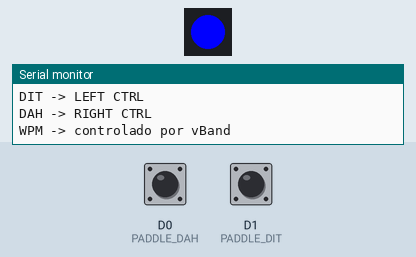
The sketch below on a simulated Seeed XIAO (SAMD21). Shown: 1 RGB LEDs in strip order, left to right, the last lines printed to the serial monitor. The test bench sets the inputs (shaded band); at power-on: D0 (PADDLE_DAH) HIGH, D1 (PADDLE_DIT) HIGH. USB keyboard and mouse output is not drawn.

Above: at 1.5 s.
1.6 s: D0 (PADDLE_DAH) pulled LOW for 0.15 s
At 1.67 s:
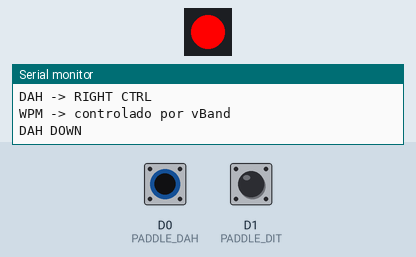
3.2 s: D1 (PADDLE_DIT) pulled LOW for 0.15 s
At 3.27 s:
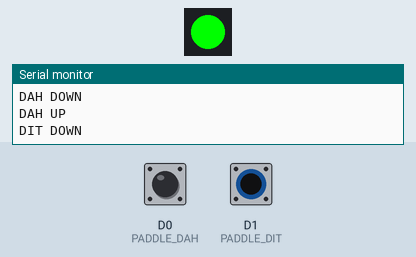
4.8 s: D1 (PADDLE_DIT) pulled LOW for 3.2 s
At 8.5 s:
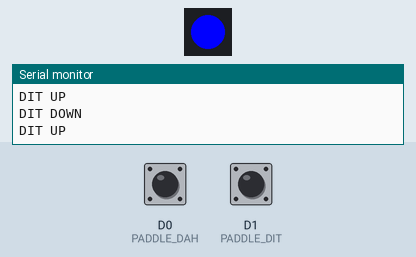
9.5 s: D0 (PADDLE_DAH) pulled LOW for 3.2 s
At 10.8 s:
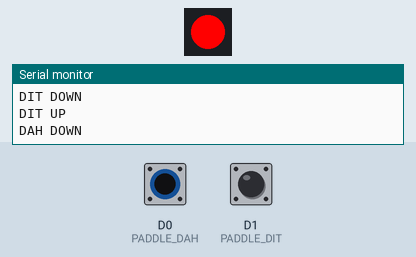
14.2 s: D0 (PADDLE_DAH) driven LOW and D1 (PADDLE_DIT) driven LOW
At 15.6 s:
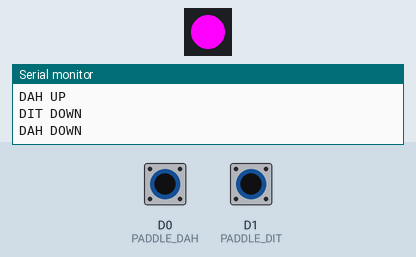
Timing chart, 0 to 16.7 s (numbered marks = the images above; inputs shaded):
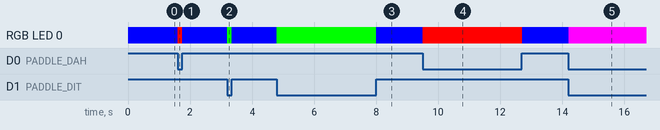

The sketch:

Morse-vBand.ino
```cpp
#include <Adafruit_NeoPixel.h>
#include <Keyboard.h>

// =====================================================
// Morse-vBand
// Seeed Studio XIAO RP2040 + Putikeeg
//
// TRRS:
//   TIP    -> D0  -> Paddle DERECHO  -> DAH
//   RING1  -> D1  -> Paddle IZQUIERDO -> DIT
//   RING2  -> GND
//   SLEEVE -> Sin conectar
//
// USB HID:
//   IZQUIERDO -> LEFT CTRL
//   DERECHO   -> RIGHT CTRL
//
// El WPM, keyer e iambic son controlados por vBand/app.
// =====================================================


// ---------- PADDLES ----------
constexpr uint8_t PADDLE_DIT = D1;
constexpr uint8_t PADDLE_DAH = D0;


// ---------- RGB XIAO RP2040 ----------
constexpr uint8_t RGB_POWER = 11;
constexpr uint8_t RGB_DATA  = 12;

Adafruit_NeoPixel rgb(
  1,
  RGB_DATA,
  NEO_GRB + NEO_KHZ800
);


// ---------- DEBOUNCE ----------
constexpr uint32_t DEBOUNCE_MS = 2;


// ---------- ESTADOS ----------
bool ditState = false;
bool dahState = false;

bool lastRawDit = false;
bool lastRawDah = false;

uint32_t ditChangedAt = 0;
uint32_t dahChangedAt = 0;


// =====================================================
// LED RGB
// =====================================================

void setRGB(uint8_t r, uint8_t g, uint8_t b) {
  rgb.setPixelColor(0, rgb.Color(r, g, b));
  rgb.show();
}


void updateRGB() {

  // Reposo
  if (!ditState && !dahState) {
    setRGB(0, 0, 255);        // Azul
  }

  // DIT
  else if (ditState && !dahState) {
    setRGB(0, 255, 0);        // Verde
  }

  // DAH
  else if (!ditState && dahState) {
    setRGB(255, 0, 0);        // Rojo
  }

  // Ambos
  else {
    setRGB(255, 0, 255);      // Violeta
  }
}


// =====================================================
// DEBOUNCE
// =====================================================

bool debounceInput(
  uint8_t pin,
  bool &stableState,
  bool &lastRawState,
  uint32_t &changedAt
) {

  bool raw = (digitalRead(pin) == LOW);
  uint32_t now = millis();

  if (raw != lastRawState) {
    lastRawState = raw;
    changedAt = now;
  }

  if (
    raw != stableState &&
    (now - changedAt) >= DEBOUNCE_MS
  ) {
    stableState = raw;
    return true;
  }

  return false;
}


// =====================================================
// HID
// =====================================================

void updateDIT() {

  if (ditState) {
    Keyboard.press(KEY_LEFT_CTRL);
    Serial.println("DIT DOWN");
  }
  else {
    Keyboard.release(KEY_LEFT_CTRL);
    Serial.println("DIT UP");
  }
}


void updateDAH() {

  if (dahState) {
    Keyboard.press(KEY_RIGHT_CTRL);
    Serial.println("DAH DOWN");
  }
  else {
    Keyboard.release(KEY_RIGHT_CTRL);
    Serial.println("DAH UP");
  }
}


// =====================================================
// SETUP
// =====================================================

void setup() {

  Serial.begin(115200);

  // Paddles
  pinMode(PADDLE_DIT, INPUT_PULLUP);
  pinMode(PADDLE_DAH, INPUT_PULLUP);

  // RGB grande
  pinMode(RGB_POWER, OUTPUT);
  digitalWrite(RGB_POWER, HIGH);

  rgb.begin();
  rgb.setBrightness(255);
  rgb.clear();
  rgb.show();

  // USB HID
  Keyboard.begin();
  Keyboard.releaseAll();

  // Estado inicial
  ditState = (digitalRead(PADDLE_DIT) == LOW);
  dahState = (digitalRead(PADDLE_DAH) == LOW);

  lastRawDit = ditState;
  lastRawDah = dahState;

  updateRGB();

  delay(300);

  Serial.println();
  Serial.println("==============================");
  Serial.println(" Morse-vBand READY");
  Serial.println("==============================");
  Serial.println("DIT -> LEFT CTRL");
  Serial.println("DAH -> RIGHT CTRL");
  Serial.println("WPM -> controlado por vBand");
  Serial.println();
}


// =====================================================
// LOOP
// =====================================================

void loop() {

  bool changed = false;


  // DIT
  if (
    debounceInput(
      PADDLE_DIT,
      ditState,
      lastRawDit,
      ditChangedAt
    )
  ) {
    updateDIT();
    changed = true;
  }


  // DAH
  if (
    debounceInput(
      PADDLE_DAH,
      dahState,
      lastRawDah,
      dahChangedAt
    )
  ) {
    updateDAH();
    changed = true;
  }


  // Solo actualizamos el LED WS2812 si algo cambió
  if (changed) {
    updateRGB();
  }
}
```

Measured:
- after the input at 1.6 s, RGB LED 0: RGB(0, 0, 255) → RGB(255, 0, 0) at once, → RGB(0, 0, 255) 0.15 s later
- after the input at 3.2 s, RGB LED 0: RGB(0, 0, 255) → RGB(0, 255, 0) at once, → RGB(0, 0, 255) 0.15 s later
- after the input at 4.8 s, RGB LED 0: RGB(0, 0, 255) → RGB(0, 255, 0) at once, → RGB(0, 0, 255) 3.2 s later
- after the input at 9.5 s, RGB LED 0: RGB(0, 0, 255) → RGB(255, 0, 0) at once, → RGB(0, 0, 255) 3.2 s later
- after the input at 14.2 s, RGB LED 0: RGB(0, 0, 255) → RGB(255, 0, 255) at once
